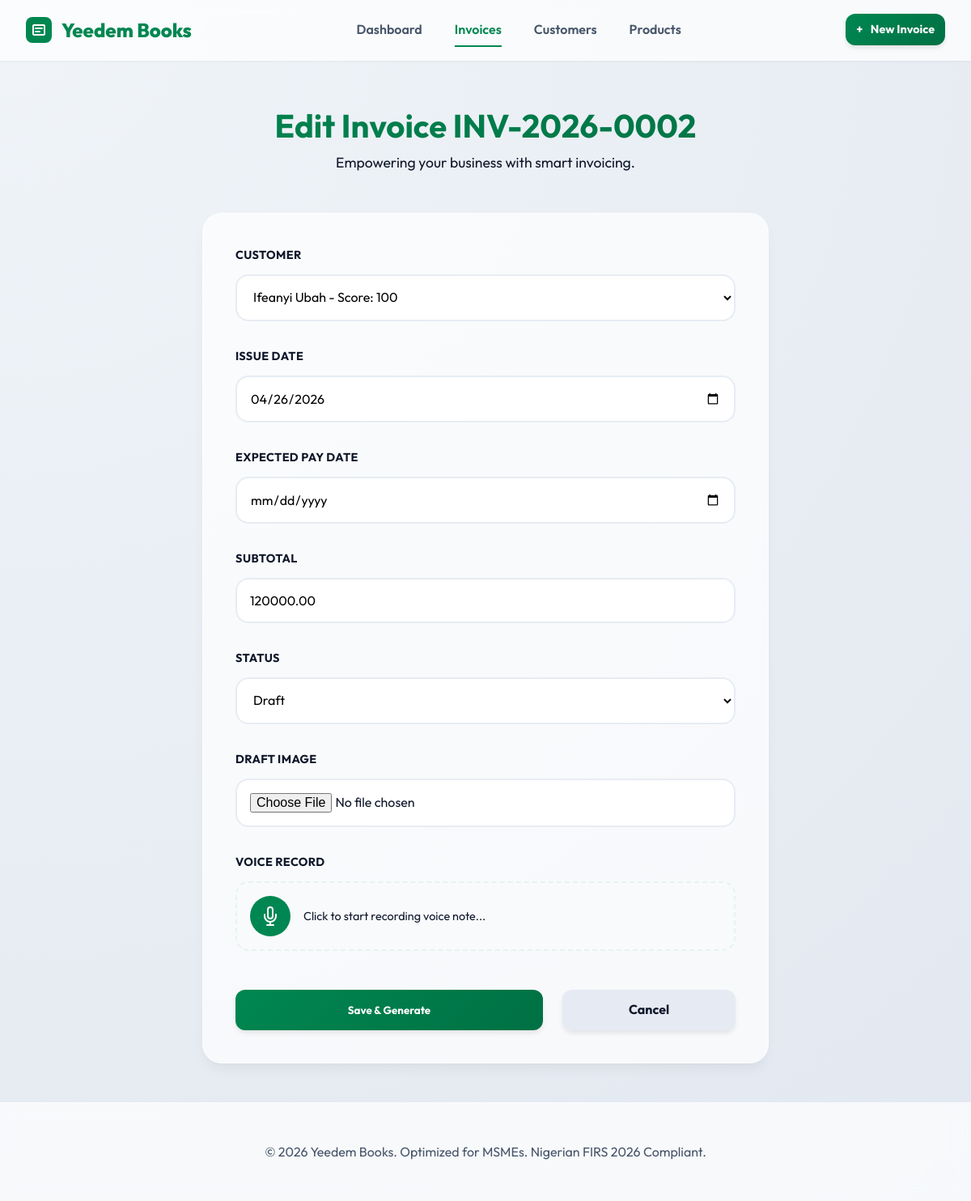
Screenshot of /invoices/2/edit/ with the database file from the repository.
### core/models.py (models this page shows, shortened)
class Invoice(models.Model):
    CLEARANCE_CHOICES = [
        ('Pending', 'Pending'),
        ('Success', 'Success'),
        ('Failed', 'Failed'),
    ]
    STATUS_CHOICES = [
        ('Draft', 'Draft'),
        ('Cleared', 'Cleared'),
        ('Paid', 'Paid'),
        ('Partial', 'Partial'),
        ('Overdue', 'Overdue'),
        ('Cancelled', 'Cancelled'),
    ]
    invoice_number = models.CharField(max_length=50, unique=True, blank=True, help_text="Auto-generated if left blank (e.g., YB-2026-0001)")
    customer = models.ForeignKey(Customer, on_delete=models.CASCADE, related_name='invoices')
    issue_date = models.DateField()
    expected_pay_date = models.DateField(blank=True, null=True)
    subtotal = models.DecimalField(max_digits=12, decimal_places=2, default=0.00)
    vat_amount = models.DecimalField(max_digits=12, decimal_places=2, default=0.00, help_text="Auto-calculated at 7.5%")
    total_amount = models.DecimalField(max_digits=12, decimal_places=2, default=0.00)
    amount_paid = models.DecimalField(max_digits=12, decimal_places=2, default=0.00, help_text="Tracks partial/Gbese payments")
    draft_image = models.ImageField(upload_to='invoices/drafts/', blank=True, null=True)
    voice_record = models.FileField(upload_to='invoices/voice/', blank=True, null=True)
    nrs_irn = models.CharField(max_length=100, blank=True, null=True, help_text="FIRS Invoice Reference Number")
    qr_code_url = models.URLField(blank=True, null=True)
    clearance_status = models.CharField(max_length=20, choices=CLEARANCE_CHOICES, default='Pending')
    status = models.CharField(max_length=20, choices=STATUS_CHOICES, default='Draft')
    created_at = models.DateTimeField(auto_now_add=True)
    updated_at = models.DateTimeField(auto_now=True)

### core/views.py (the view)
# urls.py: path('invoices/<int:pk>/edit/', views.invoice_edit, name='invoice_edit'),
def invoice_edit(request, pk):
    invoice = get_object_or_404(Invoice, pk=pk)
    if request.method == 'POST':
        form = InvoiceForm(request.POST, request.FILES, instance=invoice)
        if form.is_valid():
            invoice = form.save(commit=False)
            invoice.vat_amount = float(invoice.subtotal) * 0.075
            invoice.total_amount = float(invoice.subtotal) + invoice.vat_amount
            invoice.save()
            return redirect('core:invoice_detail', pk=invoice.pk)
    else:
        form = InvoiceForm(instance=invoice)
    return render(request, 'core/invoice_create.html', {'form': form, 'title': f'Edit Invoice {invoice.invoice_number}'})

### core/forms.py
class InvoiceForm(forms.ModelForm):
    class Meta:
        model = Invoice
        fields = ['customer', 'issue_date', 'expected_pay_date', 'subtotal', 'status', 'draft_image', 'voice_record']
        widgets = {
            'issue_date': forms.DateInput(attrs={'type': 'date'}),
            'expected_pay_date': forms.DateInput(attrs={'type': 'date'}),
        }

### core/models.py (called while the page is built)
    def __str__(self):
        return f"{self.name} - Score: {self.trust_score}"

### core/templates/core/invoice_create.html (shortened to what this page needs)
{% extends 'core/base.html' %}
{% block content %}
<div class="animate-fade-in">
    <div style="margin-bottom: 3rem; text-align: center;">
        <h1 style="font-size: 2.5rem; background: linear-gradient(to right, var(--primary), var(--primary-dark)); -webkit-background-clip: text; -webkit-text-fill-color: transparent;">{{ title|default:"Create New Invoice" }}</h1>
        <p class="text-muted" style="font-size: 1.1rem;">Empowering your business with smart invoicing.</p>
    </div>
    <div class="form-card">
        <form id="invoice-form" method="post" enctype="multipart/form-data">
            {% for field in form %}
            <div class="form-group" {% if field.name == 'voice_record' %}id="voice-record-group"{% endif %}>
                <label for="{{ field.id_for_label }}">{{ field.label }}</label>
                {% if field.name == 'voice_record' %}
                    <div class="recorder-ui">
                        <button type="button" id="record-btn" class="record-btn">
                        </button>
                        <div id="record-status" class="text-muted" style="font-size: 0.9rem;">Click to start recording voice note...</div>
                    </div>
                {% else %}
                    {{ field }}
                {% endif %}
            </div>
            {% endfor %}
            <div class="form-actions">
                <button type="submit" class="btn btn-primary" style="flex: 2; justify-content: center;">Save & Generate</button>
                <a href="{% url 'core:dashboard' %}" class="btn btn-secondary" style="flex: 1; justify-content: center;">Cancel</a>
            </div>
        </form>
    </div>
</div>
{% endblock %}

### core/templates/core/base.html (style rules this page uses)
:root { --primary: #008751; --primary-dark: #007043; --primary-light: #e6f4ed; --secondary: #f4b400; --accent: #ff6b6b; --background: #f0f4f8; --surface: rgba(255, 255, 255, 0.8); --text-dark: #0f172a; --text-muted: #475569; --white: #ffffff; --card-shadow: 0 10px 15px -3px rgba(0, 0, 0, 0.05), 0 4px 6px -2px rgba(0, 0, 0, 0.02); --glass: rgba(255, 255, 255, 0.7); --blur: blur(10px); --transition: all 0.4s cubic-bezier(0.175, 0.885, 0.32, 1.275); }
* { margin: 0; padding: 0; box-sizing: border-box; font-family: 'Outfit', sans-serif; }
body { background: radial-gradient(circle at top left, #f0f4f8, #e2e8f0); color: var(--text-dark); line-height: 1.6; min-height: 100vh; display: flex; flex-direction: column; }
.btn { padding: 0.75rem 1.5rem; border-radius: 0.75rem; font-weight: 700; cursor: pointer; transition: var(--transition); border: none; text-decoration: none; display: inline-flex; align-items: center; gap: 0.6rem; box-shadow: 0 4px 6px -1px rgba(0, 0, 0, 0.1); }
.btn-primary { background: linear-gradient(135deg, var(--primary), var(--primary-dark)); color: var(--white); }
.animate-fade-in { animation: fadeIn 0.5s ease-out forwards; }

### core/templates/core/invoice_create.html (style rules this page uses)
.form-card { background: var(--glass); backdrop-filter: var(--blur); -webkit-backdrop-filter: var(--blur); padding: 2.5rem; border-radius: 1.5rem; box-shadow: var(--card-shadow); max-width: 700px; margin: 0 auto; border: 1px solid rgba(255, 255, 255, 0.4); }
.form-group { margin-bottom: 2rem; }
.form-group label { display: block; font-weight: 700; margin-bottom: 0.75rem; color: var(--text-dark); font-size: 0.9rem; text-transform: uppercase; letter-spacing: 0.025em; }
.form-group input, .form-group select, .form-group textarea { width: 100%; padding: 1rem; border: 2px solid rgba(226, 232, 240, 0.8); border-radius: 1rem; font-family: inherit; font-size: 1rem; transition: var(--transition); background: rgba(255, 255, 255, 0.9); }
.recorder-ui { display: flex; align-items: center; gap: 1rem; background: #f8fafc; padding: 1rem; border-radius: 1rem; border: 2px dashed var(--primary-light); }
.record-btn { width: 50px; height: 50px; border-radius: 50%; background: var(--primary); border: none; color: white; cursor: pointer; display: flex; align-items: center; justify-content: center; transition: var(--transition); }
.form-actions { display: flex; gap: 1.5rem; margin-top: 3rem; }
.btn-secondary { background: rgba(226, 232, 240, 0.8); color: var(--text-dark); }

### rows the page displays
Invoice: form "Ifeanyi Ubah - Score: 100" "04/26/2026" "120000.00" "Draft"

### other values shown
{{ title|default:"Create New Invoice" }} "Edit Invoice INV-2026-0002"
{{ field.label }} "CUSTOMER" "ISSUE DATE" "EXPECTED PAY DATE" "SUBTOTAL" "STATUS" "DRAFT IMAGE" "VOICE RECORD"
